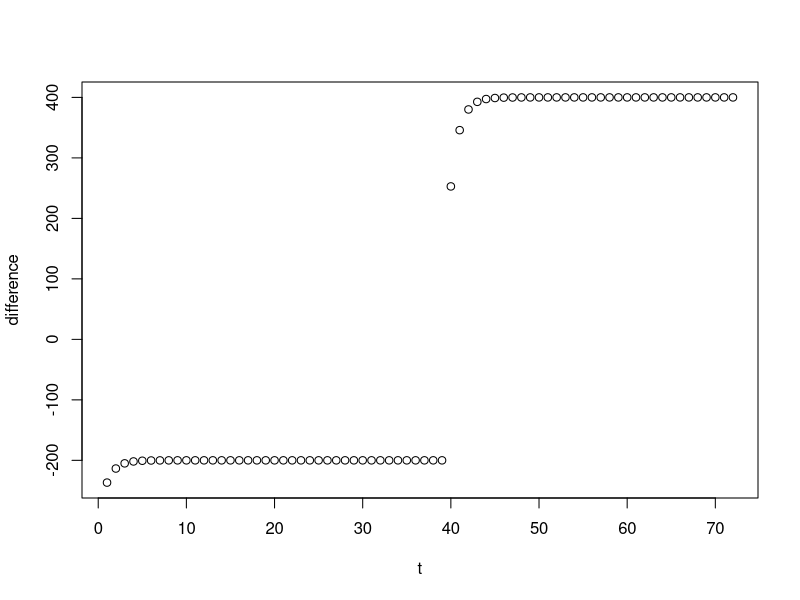
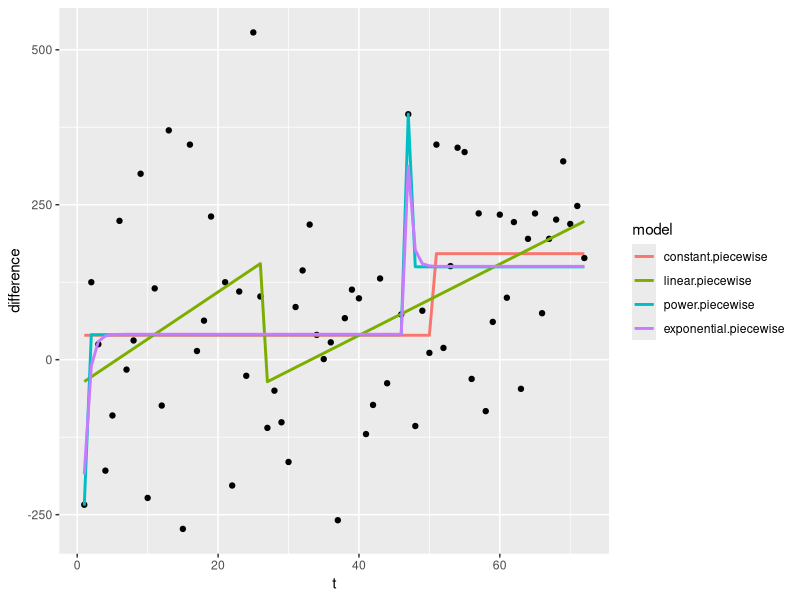

Recreate these plots in R, in order.
library(DEoptim)
library(ggplot2)

# get data loaded in ####
model.data <- read.csv('generated_data/extracted-data-niw.csv')

##likelihood Normal, equal sd##

log.likelihood<-function(x,mu){
  sigma=10
  return(dnorm(x,mu,sigma,log=T))
}

likelihood<-function(data, mu){
  log.lik<-sum(mapply(log.likelihood,data,mu))
  return(log.lik)
}

##Model predit##
linear.model.predict<-function(t,a,b){
  rt<-a+b*t
  return(rt)
}

constant.model.predict<-function(s){
  rt<-s
  return(rt)
}

exponential.model.predict<-function(t,a,b,c){
  rt<-a+b*exp(c*t)
  return(rt)
}
power.model.predict<-function(t,a,b,c){
  rt<-a+b*t^(c)
  return(rt)
}
constant.piecewise.model.predict<-function(t,a,b,c){
  if(t<c){
    rt<-a
  }
  if(t>=c){
    rt<-b
  }
  return(rt)
}
linear.piecewise.model.predict<-function(t,a,b,c,d,e){
  if(t < c){
    rt <-a + b*t
  }
  if(t >= c){
    rt <-d + e*(t-c+1)
  }
  return(rt)
}
exponential.piecewise.model.predict<-function(t,a,b,c,d,e,f,g){
  if(t<d){
    rt<-a+b*exp(c*t)
  }
  if(t>=d){
    rt<-e+f*exp(g*(t-d+1))
  }
  return(rt)
}
power.piecewise.model.predict<-function(t,a,b,c,d,e,f,g){
  if(t<d){
    rt<-a + b*t^(c)
  }
  if(t>=d){
    rt<-e + f*(t-d+1)^(g)
  }
  return(rt)
}



##fit function##
subject.fit.MLE<-function(subject.data){
  
  subject.data<-subject.data
  
  constant.fit<-function(params){
    t<-subject.data$t
    a<-params[1]
    subject.data$model.predict<-mapply(constant.model.predict,a)
    lik<-likelihood(subject.data$difference, subject.data$model.predict)
    return(-lik)
  }
  
  linear.fit<-function(params){
    t<-subject.data$t
    a<-params[1]
    b<-params[2]
    subject.data$model.predict<-mapply(linear.model.predict,t,a,b)
    lik<-likelihood(subject.data$difference, subject.data$model.predict)
    return(-lik)
  }
  
  exponential.fit<-function(params){
    t<-subject.data$t
    a<-params[1]
    b<-params[2]
    c<-params[3]
    subject.data$model.predict<-mapply(exponential.model.predict,t,a,b,c)
    lik<-likelihood(subject.data$difference, subject.data$model.predict)
    return(-lik)
  }
  
  power.fit<-function(params){
    t<-subject.data$t
    a<-params[1]
    b<-params[2]
    c<-params[3]
    d<-params[4]
    subject.data$model.predict<-mapply(power.model.predict,t,a,b,c)
    lik<-likelihood(subject.data$difference, subject.data$model.predict)
    return(-lik)
  }
  
  constant.piecewise.fit<-function(params){
    t<-subject.data$t
    a<-params[1]
    b<-params[2]
    c<-params[3]
    subject.data$model.predict<-mapply(constant.piecewise.model.predict,t,a,b,c)
    lik<-likelihood(subject.data$difference, subject.data$model.predict)
    return(-lik)
  }
  
  linear.piecewise.fit<-function(params){
    t<-subject.data$t
    a<-params[1]
    b<-params[2]
    c<-params[3]
    d<-params[4]
    e<-params[5]
    subject.data$model.predict<-mapply(linear.piecewise.model.predict,t,a,b,c,d,e)
    lik<-likelihood(subject.data$difference, subject.data$model.predict)
    return(-lik)
  }
  
  exponential.piecewise.fit<-function(params){
    t<-subject.data$t
    a<-params[1]
    b<-params[2]
    c<-params[3]
    d<-params[4]
    e<-params[5]
    f<-params[6]
    g<-params[7]
    subject.data$model.predict<-mapply(exponential.piecewise.model.predict,t,a,b,c,d,e,f,g)
    lik<-likelihood(subject.data$difference, subject.data$model.predict)
    return(-lik)
  }
  
  power.piecewise.fit<-function(params){
    t<-subject.data$t
    a<-params[1]
    b<-params[2]
    c<-params[3]
    d<-params[4]
    e<-params[5]
    f<-params[6]
    g<-params[7]
    h<-params[8]
    i<-params[9]
    subject.data$model.predict<-mapply(power.piecewise.model.predict,t,a,b,c,d,e,f,g)
    lik<-likelihood(subject.data$difference, subject.data$model.predict)
    return(-lik)
  }
  
  # constant<-DEoptim(constant.fit, lower=c(-2001),upper=c(2001))
  # linear<-DEoptim(linear.fit,lower=c(-2001, -27),upper=c(2001,27))
  # exponential<-DEoptim(exponential.fit,lower=c(-2001,-5,-1),upper=c(2001,5,0))
  # power<-DEoptim(power.fit,lower=c(-2001,-5,-1),upper=c(2001,0,0))
  constant.piecewise    <- DEoptim(constant.piecewise.fit,    lower = c(-2001,-2001,0),                          upper=c(2001,2001,72))
  linear.piecewise      <- DEoptim(linear.piecewise.fit,      lower = c(-2001,-27,0,-2001,-27),                  upper=c(2001,27,72,2001,27))
  exponential.piecewise <- DEoptim(exponential.piecewise.fit, lower = c(-2001,-1000, -25, 0, -2001, -1000, -25), upper=c(2001,1000,0,72,2001,1000,0))
  power.piecewise       <- DEoptim(power.piecewise.fit,       lower = c(-2001,-1000, -25, 0, -2001, -1000, -25), upper=c(2001,1000,0,72,2001,1000,0))
  
  # constant.values<-list('intercept'=constant$optim$bestmem[1], 'Likelihood'=constant$optim$bestval)
  # linear.values<-list ('intercept'=linear$optim$bestmem[1],'slope'=linear$optim$bestmem[2], 'Likelihood'=linear$optim$bestval)
  # exponential.values<-list('intercept'=exponential$optim$bestmem[1], 'base'= exponential$optim$bestmem[2],'rate'=exponential$optim$bestmem[3], 'Likelihood'=exponential$optim$bestval)
  # power.values<-list('intercept'=power$optim$bestmem[1],'base'=power$optim$bestmem[2],'rate'=power$optim$bestmem[3],'Likelihood'=power$optim$bestval)
  constant.piecewise.values<-list('intercept'=constant.piecewise$optim$bestmem[1],'intercept.2'=constant.piecewise$optim$bestmem[2],'split'=constant.piecewise$optim$bestmem[3], 'Likelihood'=constant.piecewise$optim$bestval)
  linear.piecewise.values<-list('intercept'=linear.piecewise$optim$bestmem[1], 'slope'=linear.piecewise$optim$bestmem[2], 'split'= linear.piecewise$optim$bestmem[3],'intercept.2'=linear.piecewise$optim$bestmem[4], 'slope.2'=linear.piecewise$optim$bestmem[5],  'Likelihood'=linear.piecewise$optim$bestval)
  exponential.piecewise.values<-list('intercept'=exponential.piecewise$optim$bestmem[1],'base'=exponential.piecewise$optim$bestmem[2], 'rate'=exponential.piecewise$optim$bestmem[3],'split'=exponential.piecewise$optim$bestmem[4],'intercept.2'= exponential.piecewise$optim$bestmem[5], 'base.2'=exponential.piecewise$optim$bestmem[6],'rate.2'=exponential.piecewise$optim$bestmem[7],   'Likelihood'=exponential.piecewise$optim$bestval)
  power.piecewise.values<-list('intercept'=power.piecewise$optim$bestmem[1], 'base' = power.piecewise$optim$bestmem[2], 'rate'=power.piecewise$optim$bestmem[3],'split'=power.piecewise$optim$bestmem[4],'intercept.2'= power.piecewise$optim$bestmem[5], 'base.2'=power.piecewise$optim$bestmem[6], 'rate.2'=power.piecewise$optim$bestmem[7],'Likelihood'=power.piecewise$optim$bestval)
  
  out <-list(
    # 'constant'=constant.values,
    # 'linear'=linear.values,
    # 'exponential'=exponential.values,
    # 'power'=power.values,
    constant.piecewise=constant.piecewise.values,
    linear.piecewise=linear.piecewise.values,
    power.piecewise=power.piecewise.values,
    exponential.piecewise=exponential.piecewise.values
  )
  
  return(out)
}

# fake data to verify that power law is working
fake.data <- data.frame(t=1:72)
fake.data$difference <- sapply(fake.data$t,function(x){ return(exponential.piecewise.model.predict(x, -200, -100, -1, 40, 400, -400, -1)) })
plot(difference ~ t, data=fake.data)
## run test case ####
which.subject <- 14
subject.data <- subset(model.data, subject==which.subject)
#subject.data <- fake.data
fit <- subject.fit.MLE(subject.data)

line.fit <- expand.grid(t=1:72, model=c('constant.piecewise', 'linear.piecewise', 'power.piecewise', 'exponential.piecewise'))

line.fit$difference <- mapply(function(m,t){
  if(m == 'constant.piecewise'){
    return(constant.piecewise.model.predict(t,
                                            fit$constant.piecewise$intercept,
                                            fit$constant.piecewise$intercept.2,
                                            fit$constant.piecewise$split))
  }
  if(m == 'linear.piecewise'){
    return(linear.piecewise.model.predict(t,
                                          fit$linear.piecewise$intercept,
                                          fit$linear.piecewise$slope,
                                          fit$linear.piecewise$split,
                                          fit$linear.piecewise$intercept.2,
                                          fit$linear.piecewise$slope.2))
  }
  if(m == 'exponential.piecewise'){
    return(exponential.piecewise.model.predict(t,
                                            fit$exponential.piecewise$intercept,
                                            fit$exponential.piecewise$base,
                                            fit$exponential.piecewise$rate,
                                            fit$exponential.piecewise$split,
                                            fit$exponential.piecewise$intercept.2,
                                            fit$exponential.piecewise$base.2,
                                            fit$exponential.piecewise$rate.2))
  }
  if(m == 'power.piecewise'){
    return(power.piecewise.model.predict(t,
                                         fit$power.piecewise$intercept,
                                         fit$power.piecewise$base,
                                         fit$power.piecewise$rate,
                                         fit$power.piecewise$split,
                                         fit$power.piecewise$intercept.2,
                                         fit$power.piecewise$base.2,
                                         fit$power.piecewise$rate.2))
  }
},line.fit$model, line.fit$t)

ggplot(subject.data, aes(x=t, y=difference)) + 
  geom_point()+
  geom_line(data=line.fit, aes(color=model), size=1)
